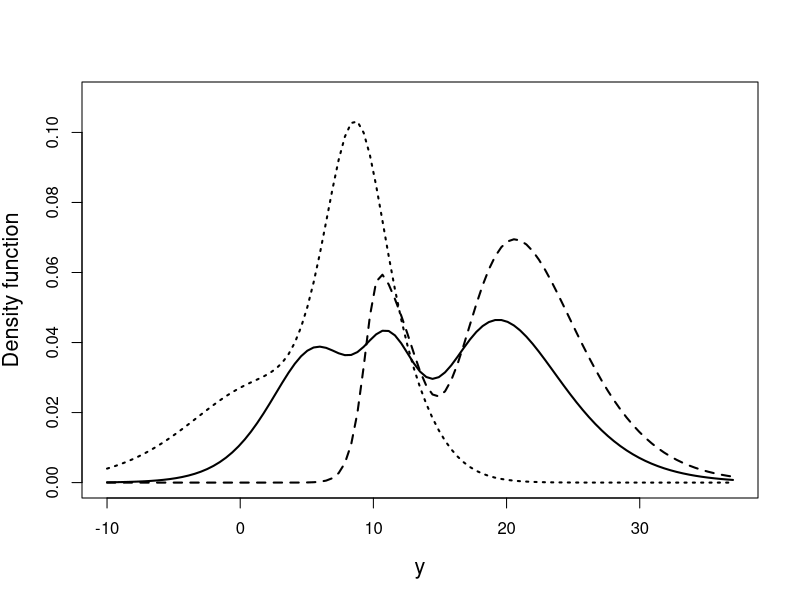
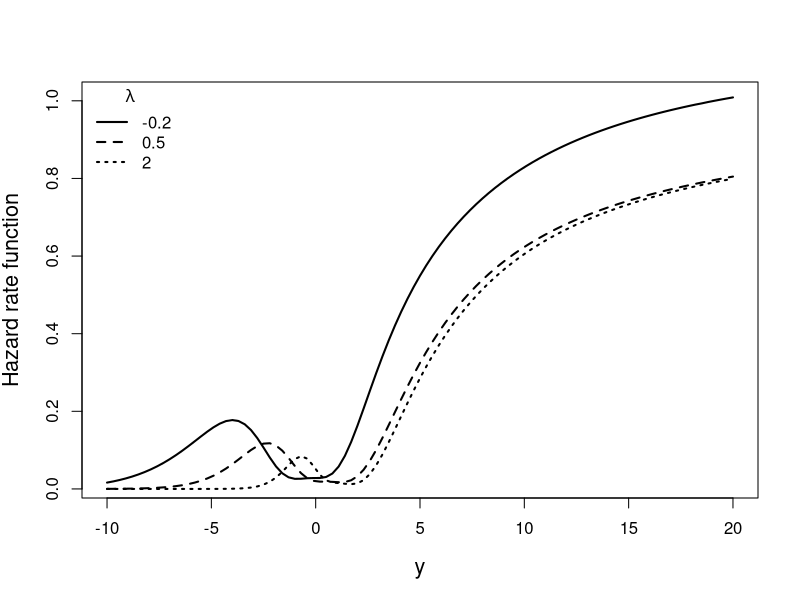
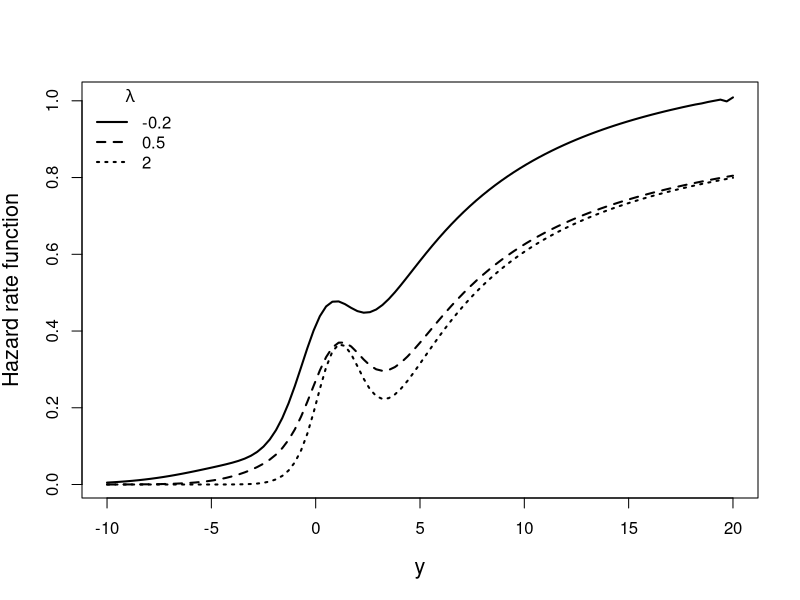

These figures' R source, in order:
# b is the lambda parameter 
# m is the mu parameter
# s is the sigma parameter 
# a is the alpha parameter

#I_r function

Ir_fun <- function(r,b){ 
  n = length(b)
  f = numeric(n)
  for(i in 1:n){
    f[i] = integrate(function(x,r,b)x^r*dlogis(x)*plogis(b*x), r=r, b=b, lower=-Inf, upper=Inf)$value
  }
  return(f)
}

#mu_1 prime

m1_fun <- function(m,s,b){   
  2*s*Ir_fun(1,b)+m
}

#sigma_1 prime

s1_fun <- function(s,b){    
  sqrt(2*s^2*(Ir_fun(2,b)-2*Ir_fun(1,b)^2))
}

#k_lambda

b2_fun <- function(b){ 
  (Ir_fun(4,b)-8*Ir_fun(1,b)*Ir_fun(3,b)+24*Ir_fun(1,b)^2*Ir_fun(2,b)-24*Ir_fun(1,b)^4)/(2*(Ir_fun(2,b)-2*Ir_fun(1,b)^2)^2)
}

#Probability density function

dWSLog <- function(y,m,s,a,b){
  2/(s*(1+a*b2_fun(b)))*(1+a*((y-m1_fun(m,s,b))/s1_fun(s,b))^4)*dlogis((y-m)/s)*plogis(b*((y-m)/s))
}

#Cumulative distribution function

pWSLog <- function(x,m,s,a,b){
  n=length(x)
  f=rep(0,n)
  for(i in 1:n){
    f[i]=integrate(function(u,m,s,a,b){dWSLog(u,m,s,a,b)},
                   lower=-600,upper=x[i],m=m,s=s,b=b,a=a)$value
  }
  return(f)
}

# Hazard rate function

hWSLog <- function(x,m,s,a,b){
  dWSLog(x,m,s,a,b)/(1-pWSLog(x,m,s,a,b))
}



#===============#
#Figure 1=======#
#===============#
m      <- 10
s      <- 2
lambda <- 0.5
a      <- 0.5
curve(dWSLog(x,m,s,a,lambda),-10,37,ylim=c(0,0.11),lwd=2,xlab="y",ylab="Density function",cex.lab=1.3)
lambda <- 4
a      <- 0.5
curve(dWSLog(x,m,s,a,lambda),add=TRUE,lwd=2,lty=2)
lambda <- -1
a      <- 0.1
curve(dWSLog(x,m,s,a,lambda),add=TRUE,lwd=2,lty=3)

#===============#
#Figure 2=======#
#===============#

#Figure 2 (left)

m      <- 0
s      <- 1
lambda <- -0.2
a      <- 5
curve(hWSLog(x,m,s,a,lambda),-10,20,lwd=2,xlab="y",ylab="Hazard rate function",cex.lab=1.3)
lambda <- 0.5
curve(hWSLog(x,m,s,a,lambda),add=TRUE,lwd=2,lty=2)
lambda <- 2
curve(hWSLog(x,m,s,a,lambda),add=TRUE,lwd=2,lty=3)
legend("topleft",c("-0.2","0.5","2"),lty=1:3,lwd=2,title=expression(lambda),bty="n")

#Figure 2 (right)

m      <- 0
s      <- 1
lambda <- -0.2
a      <- 0.1
curve(hWSLog(x,m,s,a,lambda),-10,20,lwd=2,xlab="y",ylab="Hazard rate function",cex.lab=1.3)
lambda <- 0.5
curve(hWSLog(x,m,s,a,lambda),add=TRUE,lwd=2,lty=2)
lambda <- 2
curve(hWSLog(x,m,s,a,lambda),add=TRUE,lwd=2,lty=3)
legend("topleft",c("-0.2","0.5","2"),lty=1:3,lwd=2,title=expression(lambda),bty="n")



